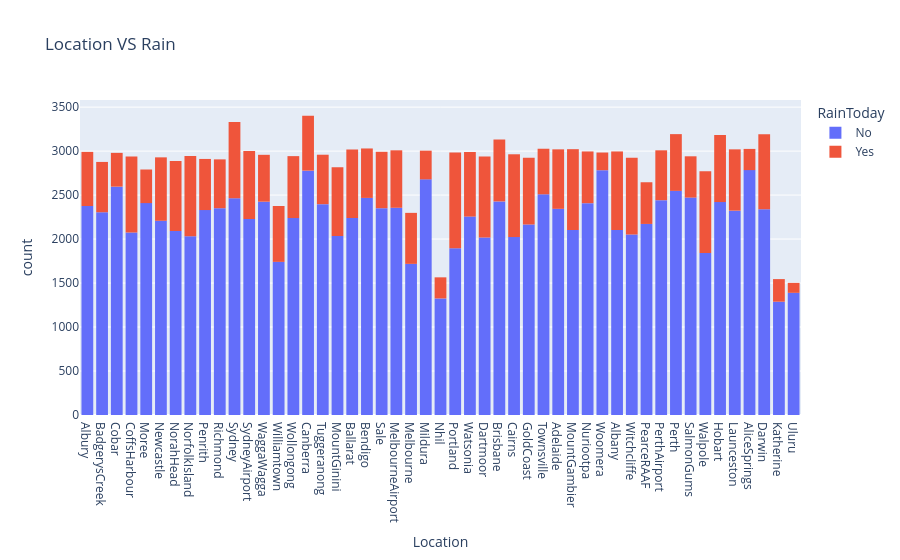

Notebook code cell kept with this figure:
### Markdown cell above
Lets see the data for all the locations for rain using data visualisation using plotly express.

### Code cell
px.histogram(df, 
             x='Location', 
             title='Location VS Rain', 
             color='RainToday')

### Figure 1 — Plotly figure (JSON) as saved in the notebook; plotly's stock layout.template omitted (floating-point values rounded to 4 significant figures; data arrays with more than 128 entries replaced by an {"elided": "..."} marker saying what was removed)
{"data": [{"bingroup": "x", "hovertemplate": "RainToday=No<br>Location=%{x}<br>count=%{y}<extra></extra>", "legendgroup": "No", "marker": {"color": "#636efa", "pattern": {"shape": ""}}, "name": "No", "orientation": "v", "showlegend": true, "type": "histogram", "x": {"elided": "109332 str values"}, "xaxis": "x", "yaxis": "y"}, {"bingroup": "x", "hovertemplate": "RainToday=Yes<br>Location=%{x}<br>count=%{y}<extra></extra>", "legendgroup": "Yes", "marker": {"color": "#EF553B", "pattern": {"shape": ""}}, "name": "Yes", "orientation": "v", "showlegend": true, "type": "histogram", "x": {"elided": "31455 str values"}, "xaxis": "x", "yaxis": "y"}], "layout": {"barmode": "relative", "legend": {"title": {"text": "RainToday"}, "tracegroupgap": 0}, "title": {"text": "Location VS Rain"}, "xaxis": {"anchor": "y", "domain": [0, 1], "title": {"text": "Location"}}, "yaxis": {"anchor": "x", "domain": [0, 1], "title": {"text": "count"}}}}
